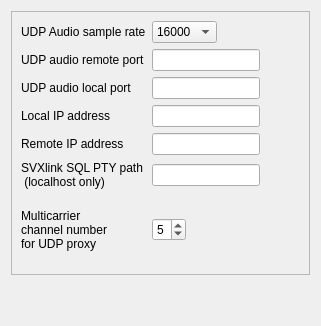
            <widget class="QWidget" name="tab_7">
             <attribute name="title">
              <string>UDP Streaming</string>
             </attribute>
             <layout class="QGridLayout" name="gridLayout_17">
              <item row="0" column="0">
               <widget class="QFrame" name="frame">
                <property name="frameShape">
                 <enum>QFrame::StyledPanel</enum>
                </property>
                <property name="frameShadow">
                 <enum>QFrame::Raised</enum>
                </property>
                <layout class="QGridLayout" name="gridLayout_18">
                 <item row="4" column="0">
                  <widget class="QLabel" name="label_64">
                   <property name="text">
                    <string>Remote IP address</string>
                   </property>
                  </widget>
                 </item>
                 <item row="2" column="0">
                  <widget class="QLabel" name="label_61">
                   <property name="text">
                    <string>UDP audio local port</string>
                   </property>
                  </widget>
                 </item>
                 <item row="1" column="1">
                  <widget class="QLineEdit" name="udpRXPortLineEdit">
                   <property name="sizePolicy">
                    <sizepolicy hsizetype="Fixed" vsizetype="Fixed">
                     <horstretch>0</horstretch>
                     <verstretch>0</verstretch>
                    </sizepolicy>
                   </property>
                  </widget>
                 </item>
                 <item row="0" column="2">
                  <spacer name="horizontalSpacer_23">
                   <property name="orientation">
                    <enum>Qt::Horizontal</enum>
                   </property>
                   <property name="sizeHint" stdset="0">
                    <size>
                     <width>40</width>
                     <height>20</height>
                    </size>
                   </property>
                  </spacer>
                 </item>
                 <item row="5" column="0">
                  <widget class="QLabel" name="label_62">
                   <property name="text">
                    <string>SVXlink SQL PTY path
 (localhost only)</string>
                   </property>
                  </widget>
                 </item>
                 <item row="5" column="1">
                  <widget class="QLineEdit" name="sqlPTYLineEdit">
                   <property name="sizePolicy">
                    <sizepolicy hsizetype="Fixed" vsizetype="Fixed">
                     <horstretch>0</horstretch>
                     <verstretch>0</verstretch>
                    </sizepolicy>
                   </property>
                  </widget>
                 </item>
                 <item row="0" column="0">
                  <widget class="QLabel" name="label_59">
                   <property name="text">
                    <string>UDP Audio sample rate</string>
                   </property>
                  </widget>
                 </item>
                 <item row="2" column="1">
                  <widget class="QLineEdit" name="udpTXPortLineEdit">
                   <property name="sizePolicy">
                    <sizepolicy hsizetype="Fixed" vsizetype="Fixed">
                     <horstretch>0</horstretch>
                     <verstretch>0</verstretch>
                    </sizepolicy>
                   </property>
                  </widget>
                 </item>
                 <item row="0" column="1">
                  <widget class="QComboBox" name="udpSampleRateComboBox">
                   <property name="sizePolicy">
                    <sizepolicy hsizetype="Fixed" vsizetype="Fixed">
                     <horstretch>0</horstretch>
                     <verstretch>0</verstretch>
                    </sizepolicy>
                   </property>
                   <property name="currentIndex">
                    <number>1</number>
                   </property>
                   <item>
                    <property name="text">
                     <string>8000</string>
                    </property>
                   </item>
                   <item>
                    <property name="text">
                     <string>16000</string>
                    </property>
                   </item>
                   <item>
                    <property name="text">
                     <string>48000</string>
                    </property>
                   </item>
                  </widget>
                 </item>
                 <item row="3" column="0">
                  <widget class="QLabel" name="label_63">
                   <property name="text">
                    <string>Local IP address</string>
                   </property>
                  </widget>
                 </item>
                 <item row="1" column="0">
                  <widget class="QLabel" name="label_60">
                   <property name="text">
                    <string>UDP audio remote port</string>
                   </property>
                  </widget>
                 </item>
                 <item row="3" column="1">
                  <widget class="QLineEdit" name="localUDPIPAddressLineEdit">
                   <property name="sizePolicy">
                    <sizepolicy hsizetype="Fixed" vsizetype="Fixed">
                     <horstretch>0</horstretch>
                     <verstretch>0</verstretch>
                    </sizepolicy>
                   </property>
                  </widget>
                 </item>
                 <item row="4" column="1">
                  <widget class="QLineEdit" name="remoteUDPIPAddressLineEdit">
                   <property name="sizePolicy">
                    <sizepolicy hsizetype="Fixed" vsizetype="Fixed">
                     <horstretch>0</horstretch>
                     <verstretch>0</verstretch>
                    </sizepolicy>
                   </property>
                  </widget>
                 </item>
                 <item row="6" column="0">
                  <widget class="QLabel" name="label_73">
                   <property name="sizePolicy">
                    <sizepolicy hsizetype="Preferred" vsizetype="Fixed">
                     <horstretch>0</horstretch>
                     <verstretch>0</verstretch>
                    </sizepolicy>
                   </property>
                   <property name="minimumSize">
                    <size>
                     <width>0</width>
                     <height>70</height>
                    </size>
                   </property>
                   <property name="text">
                    <string>Multicarrier
channel number
for UDP proxy</string>
                   </property>
                  </widget>
                 </item>
                 <item row="6" column="1">
                  <widget class="QSpinBox" name="spinBoxUDPChannelNumber">
                   <property name="sizePolicy">
                    <sizepolicy hsizetype="Fixed" vsizetype="Fixed">
                     <horstretch>0</horstretch>
                     <verstretch>0</verstretch>
                    </sizepolicy>
                   </property>
                   <property name="minimum">
                    <number>2</number>
                   </property>
                   <property name="maximum">
                    <number>7</number>
                   </property>
                   <property name="value">
                    <number>5</number>
                   </property>
                  </widget>
                 </item>
                </layout>
               </widget>
              </item>
              <item row="1" column="0">
               <spacer name="verticalSpacer_2">
                <property name="orientation">
                 <enum>Qt::Vertical</enum>
                </property>
                <property name="sizeHint" stdset="0">
                 <size>
                  <width>20</width>
                  <height>40</height>
                 </size>
                </property>
               </spacer>
              </item>
             </layout>
            </widget>
